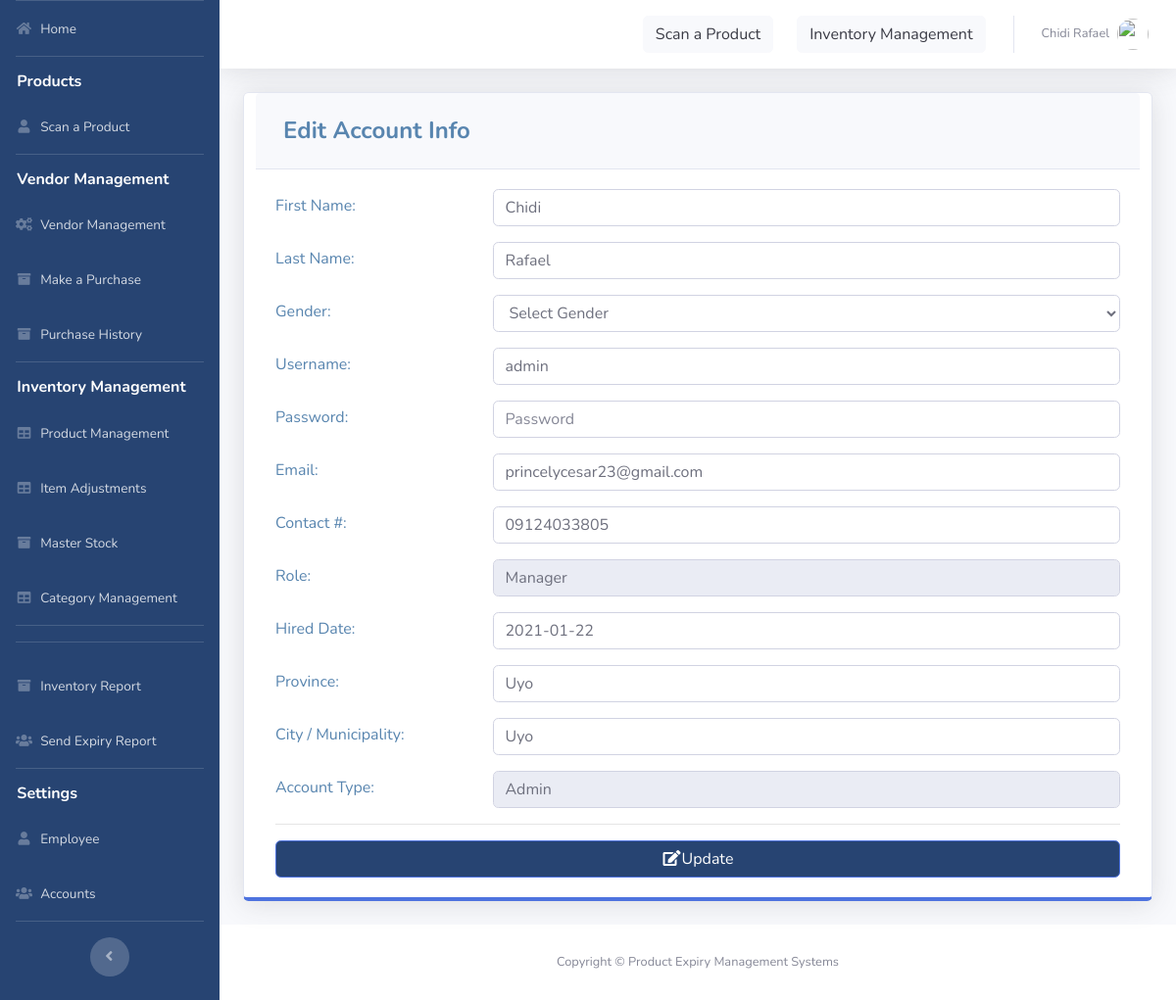
Page /pages/settings.php (signed in) on the committed database.
### tables this page shows
CREATE TABLE `users` (
  `ID` int(11) NOT NULL AUTO_INCREMENT,
  `EMPLOYEE_ID` int(11) DEFAULT NULL,
  `USERNAME` varchar(50) DEFAULT NULL,
  `PASSWORD` varchar(50) DEFAULT NULL,
  `TYPE_ID` int(11) DEFAULT NULL,
  PRIMARY KEY (`ID`),
  KEY `TYPE_ID` (`TYPE_ID`),
  KEY `EMPLOYEE_ID` (`EMPLOYEE_ID`),
  CONSTRAINT `users_ibfk_3` FOREIGN KEY (`TYPE_ID`) REFERENCES `type` (`TYPE_ID`),
  CONSTRAINT `users_ibfk_4` FOREIGN KEY (`EMPLOYEE_ID`) REFERENCES `employee` (`EMPLOYEE_ID`)
);

CREATE TABLE `employee` (
  `EMPLOYEE_ID` int(11) NOT NULL AUTO_INCREMENT,
  `FIRST_NAME` varchar(50) DEFAULT NULL,
  `LAST_NAME` varchar(50) DEFAULT NULL,
  `GENDER` varchar(50) DEFAULT NULL,
  `EMAIL` varchar(100) DEFAULT NULL,
  `PHONE_NUMBER` varchar(11) DEFAULT NULL,
  `JOB_ID` int(11) DEFAULT NULL,
  `HIRED_DATE` varchar(50) NOT NULL,
  `LOCATION_ID` int(11) DEFAULT NULL,
  `STATUS` varchar(10) NOT NULL DEFAULT '1',
  PRIMARY KEY (`EMPLOYEE_ID`),
  UNIQUE KEY `EMPLOYEE_ID` (`EMPLOYEE_ID`),
  UNIQUE KEY `PHONE_NUMBER` (`PHONE_NUMBER`),
  KEY `LOCATION_ID` (`LOCATION_ID`),
  KEY `JOB_ID` (`JOB_ID`),
  CONSTRAINT `employee_ibfk_1` FOREIGN KEY (`LOCATION_ID`) REFERENCES `location` (`LOCATION_ID`),
  CONSTRAINT `employee_ibfk_2` FOREIGN KEY (`JOB_ID`) REFERENCES `job` (`JOB_ID`)
);

CREATE TABLE `job` (
  `JOB_ID` int(11) NOT NULL,
  `JOB_TITLE` varchar(50) DEFAULT NULL,
  PRIMARY KEY (`JOB_ID`)
);

CREATE TABLE `location` (
  `LOCATION_ID` int(11) NOT NULL AUTO_INCREMENT,
  `PROVINCE` varchar(100) DEFAULT NULL,
  `CITY` varchar(100) DEFAULT NULL,
  PRIMARY KEY (`LOCATION_ID`)
);

CREATE TABLE `type` (
  `TYPE_ID` int(11) NOT NULL,
  `TYPE` varchar(50) DEFAULT NULL,
  PRIMARY KEY (`TYPE_ID`)
);

### pages/settings.php (the view, shortened to what this page needs)
<?php
include'../includes/connection.php';
include'../includes/sidebar.php';
?>
<?php
        $query = "SELECT ID, e.FIRST_NAME, e.LAST_NAME, e.GENDER, USERNAME, PASSWORD, e.EMAIL, PHONE_NUMBER, j.JOB_TITLE, e.HIRED_DATE, t.TYPE, l.PROVINCE, l.CITY
                      FROM users u
                      join employee e on u.EMPLOYEE_ID = e.EMPLOYEE_ID
                      join job j on e.JOB_ID=j.JOB_ID
                      join location l on e.LOCATION_ID=l.LOCATION_ID
                      join type t on u.TYPE_ID=t.TYPE_ID
                      WHERE ID =".$_SESSION['MEMBER_ID'];
        $result = mysqli_query($db, $query) or die(mysqli_error($db));
          while($row = mysqli_fetch_array($result))
          {
                $a= $row['FIRST_NAME'];
                $b=$row['LAST_NAME'];
                $d=$row['USERNAME'];
                $f=$row['EMAIL'];
                $g=$row['PHONE_NUMBER'];
                $h=$row['JOB_TITLE'];
                $i=$row['HIRED_DATE'];
                $j=$row['PROVINCE'];
                $k=$row['CITY'];
                $l=$row['TYPE'];
          }
      ?>
        <div class="card shadow mb-4 col-xs-12 col-md-12 border-bottom-primary">
            <div class="card-header py-3">
              <h4 class="m-2 font-weight-bold text-primary">Edit Account Info</h4>
            </div>
            <div class="card-body">
            <form role="form" method="post" action="settings_edit.php">
              <div class="form-group row text-left text-primary">
                <div class="col-sm-3" style="padding-top: 5px;">
                 First Name:
                </div>
                <div class="col-sm-9">
                  <input class="form-control" placeholder="First Name" name="firstname" value="<?php echo $a; ?>" required>
                </div>
              </div>
              <div class="form-group row text-left text-primary">
                <div class="col-sm-3" style="padding-top: 5px;">
                 Last Name:
                </div>
                <div class="col-sm-9">
                  <input class="form-control" placeholder="Last Name" name="lastname" value="<?php echo $b; ?>" required>
                </div>
              </div>
              <div class="form-group row text-left text-primary">
                <div class="col-sm-3" style="padding-top: 5px;">
                 Gender:
                </div>
                <div class="col-sm-9">
                  <select class='form-control' name='gender' required>
                    <option value="" disabled selected hidden>Select Gender</option>
                  </select>
                </div>
              </div>
              <div class="form-group row text-left text-primary">
                <div class="col-sm-3" style="padding-top: 5px;">
                 Username:
                </div>
                <div class="col-sm-9">
                  <input class="form-control" placeholder="Username" name="username" value="<?php echo $d; ?>" required>
                </div>
              </div>
              <div class="form-group row text-left text-primary">
                <div class="col-sm-3" style="padding-top: 5px;">
                 Password:
                </div>
                <div class="col-sm-9">
                  <input type="password" class="form-control" placeholder="Password" name="password" value="" required>
                </div>
              </div>
              <div class="form-group row text-left text-primary">
                <div class="col-sm-3" style="padding-top: 5px;">
                 Email:
                </div>
                <div class="col-sm-9">
                  <input class="form-control" placeholder="Email" name="email" value="<?php echo $f; ?>" required>
                </div>
              </div>
              <div class="form-group row text-left text-primary">
                <div class="col-sm-3" style="padding-top: 5px;">
                 Contact #:
                </div>
                <div class="col-sm-9">
                   <input class="form-control" placeholder="Contact #" name="phone" value="<?php echo $g; ?>" required>
                </div>
              </div>
              <div class="form-group row text-left text-primary">
                <div class="col-sm-3" style="padding-top: 5px;">
                 Role:
                </div>
                <div class="col-sm-9">
                  <input class="form-control" placeholder="Role" name="role" value="<?php echo $h; ?>" readonly>
                </div>
              </div>
              <div class="form-group row text-left text-primary">
                <div class="col-sm-3" style="padding-top: 5px;">
                 Hired Date:
                </div>
                <div class="col-sm-9">
                  <input class="form-control" placeholder="Hired Date" name="hireddate" value="<?php echo $i; ?>" required>
                </div>
              </div>
              <div class="form-group row text-left text-primary">
                <div class="col-sm-3" style="padding-top: 5px;">
                 Province:
                </div>
                <div class="col-sm-9">
                  <input class="form-control" placeholder="Province" name="province" value="<?php echo $j; ?>" required>
                </div>
              </div>
              <div class="form-group row text-left text-primary">
                <div class="col-sm-3" style="padding-top: 5px;">
                 City / Municipality:
                </div>
                <div class="col-sm-9">
                  <input class="form-control" placeholder="City / Municipality" name="city" value="<?php echo $k; ?>" required>
                </div>
              </div>
              <div class="form-group row text-left text-primary">
                <div class="col-sm-3" style="padding-top: 5px;">
                  Account Type:
                </div>
                <div class="col-sm-9">
                  <input class="form-control" placeholder="Account Type" name="type" value="<?php echo $l; ?>" readonly>
                </div>
              </div>
              <hr>
                <button type="submit" class="btn btn-primary btn-block"><i class="fa fa-edit fa-fw"></i>Update</button>
              </form>
            </div>
          </div>
<?php
include'../includes/footer.php';
?>

### rows in the picture
users: firstname "Chidi", lastname "Rafael", username "admin", email "princelycesar23@gmail.com", phone "09124033805", role "Manager", hireddate "2021-01-22", province "Uyo", city "Uyo", type "Admin"

### other values in the picture
$_SESSION['FIRST_NAME'] "Chidi"
$_SESSION['LAST_NAME'] "Rafael"
